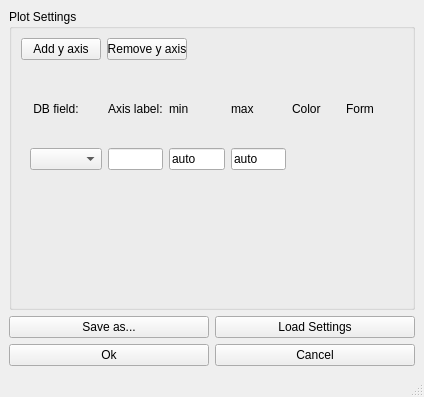
<?xml version="1.0" encoding="UTF-8"?>
<ui version="4.0">
 <class>MainWindow</class>
 <widget class="QMainWindow" name="MainWindow">
  <property name="geometry">
   <rect>
    <x>0</x>
    <y>0</y>
    <width>424</width>
    <height>397</height>
   </rect>
  </property>
  <property name="windowTitle">
   <string>MainWindow</string>
  </property>
  <widget class="QWidget" name="centralwidget">
   <layout class="QGridLayout" name="gridLayout">
    <item row="0" column="0" colspan="2">
     <widget class="QGroupBox" name="groupBox">
      <property name="title">
       <string>Plot Settings</string>
      </property>
      <layout class="QGridLayout" name="gridLayout_3">
       <item row="0" column="1">
        <widget class="QPushButton" name="remove_button">
         <property name="minimumSize">
          <size>
           <width>0</width>
           <height>0</height>
          </size>
         </property>
         <property name="maximumSize">
          <size>
           <width>80</width>
           <height>16777215</height>
          </size>
         </property>
         <property name="text">
          <string>Remove y axis</string>
         </property>
        </widget>
       </item>
       <item row="0" column="0">
        <widget class="QPushButton" name="add_button">
         <property name="maximumSize">
          <size>
           <width>80</width>
           <height>16777215</height>
          </size>
         </property>
         <property name="text">
          <string>Add y axis</string>
         </property>
        </widget>
       </item>
       <item row="5" column="0" colspan="3">
        <widget class="QWidget" name="settings_widget" native="true"/>
       </item>
       <item row="2" column="0" colspan="3">
        <widget class="QWidget" name="widget" native="true">
         <layout class="QGridLayout" name="gridLayout_2">
          <item row="1" column="3">
           <widget class="QLineEdit" name="xmin">
            <property name="text">
             <string>auto</string>
            </property>
           </widget>
          </item>
          <item row="1" column="4">
           <widget class="QLineEdit" name="xmax">
            <property name="text">
             <string>auto</string>
            </property>
           </widget>
          </item>
          <item row="0" column="0">
           <widget class="QLabel" name="label_2">
            <property name="maximumSize">
             <size>
              <width>16777215</width>
              <height>16777215</height>
             </size>
            </property>
            <property name="text">
             <string> DB field:</string>
            </property>
           </widget>
          </item>
          <item row="1" column="5">
           <widget class="QLabel" name="label_6">
            <property name="minimumSize">
             <size>
              <width>48</width>
              <height>0</height>
             </size>
            </property>
            <property name="maximumSize">
             <size>
              <width>48</width>
              <height>16777215</height>
             </size>
            </property>
            <property name="text">
             <string/>
            </property>
           </widget>
          </item>
          <item row="0" column="5">
           <widget class="QLabel" name="label_5">
            <property name="text">
             <string>Color</string>
            </property>
           </widget>
          </item>
          <item row="1" column="0">
           <widget class="ExtendedComboBox" name="xCombobox"/>
          </item>
          <item row="0" column="3">
           <widget class="QLabel" name="label">
            <property name="text">
             <string>min</string>
            </property>
           </widget>
          </item>
          <item row="1" column="1">
           <widget class="QLineEdit" name="xlabeledit"/>
          </item>
          <item row="0" column="1">
           <widget class="QLabel" name="label_4">
            <property name="text">
             <string>Axis label:</string>
            </property>
           </widget>
          </item>
          <item row="0" column="4">
           <widget class="QLabel" name="label_3">
            <property name="text">
             <string>max</string>
            </property>
           </widget>
          </item>
          <item row="0" column="6">
           <widget class="QLabel" name="label_7">
            <property name="text">
             <string>Form</string>
            </property>
           </widget>
          </item>
          <item row="1" column="6">
           <widget class="QLabel" name="label_8">
            <property name="minimumSize">
             <size>
              <width>48</width>
              <height>0</height>
             </size>
            </property>
            <property name="maximumSize">
             <size>
              <width>48</width>
              <height>16777215</height>
             </size>
            </property>
            <property name="text">
             <string/>
            </property>
           </widget>
          </item>
         </layout>
        </widget>
       </item>
      </layout>
     </widget>
    </item>
    <item row="2" column="0">
     <widget class="QPushButton" name="saveButton">
      <property name="text">
       <string>Ok</string>
      </property>
     </widget>
    </item>
    <item row="1" column="0">
     <widget class="QPushButton" name="saveasButton">
      <property name="text">
       <string>Save as...</string>
      </property>
     </widget>
    </item>
    <item row="1" column="1">
     <widget class="QPushButton" name="loadButton">
      <property name="text">
       <string>Load Settings</string>
      </property>
     </widget>
    </item>
    <item row="2" column="1">
     <widget class="QPushButton" name="cancelButton">
      <property name="text">
       <string>Cancel</string>
      </property>
     </widget>
    </item>
   </layout>
  </widget>
  <widget class="QMenuBar" name="menubar">
   <property name="geometry">
    <rect>
     <x>0</x>
     <y>0</y>
     <width>424</width>
     <height>18</height>
    </rect>
   </property>
  </widget>
  <widget class="QStatusBar" name="statusbar"/>
 </widget>
 <customwidgets>
  <customwidget>
   <class>ExtendedComboBox</class>
   <extends>QComboBox</extends>
   <header location="global">Library/FrontendLogic/SearchCombobox.h</header>
  </customwidget>
 </customwidgets>
 <resources/>
 <connections/>
</ui>
